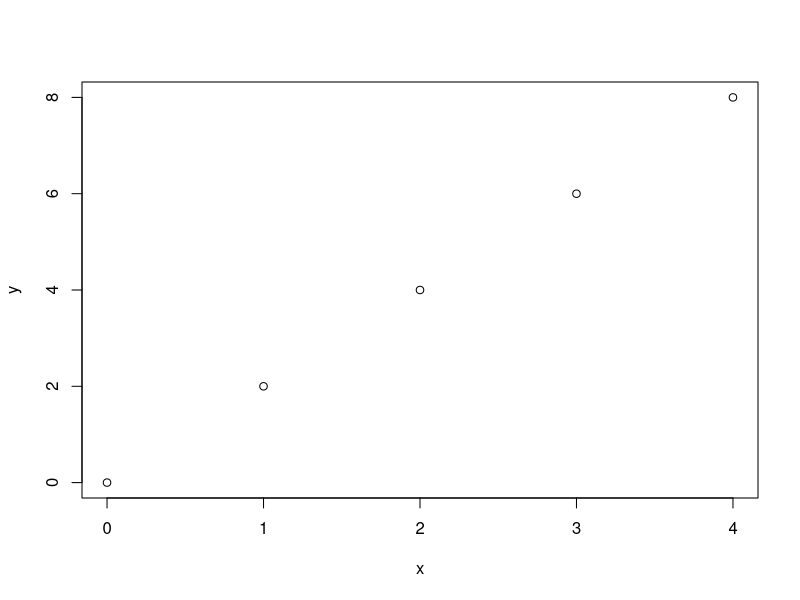

Reproduce this figure in R.
## ---- chunk 1
knitr::opts_chunk$set(echo = TRUE)
## ---- chunk 2

cat("```{r echo = FALSE}",
"
x = 0:4",
"
y = seq(1,9,2)",
"
plot(x,y)",
"
```")

## ---- chunk 3

x = seq(0,4)
y = seq(0,8,2)
plot(x,y)

## ---- chunk 4
cat("`r x `")
